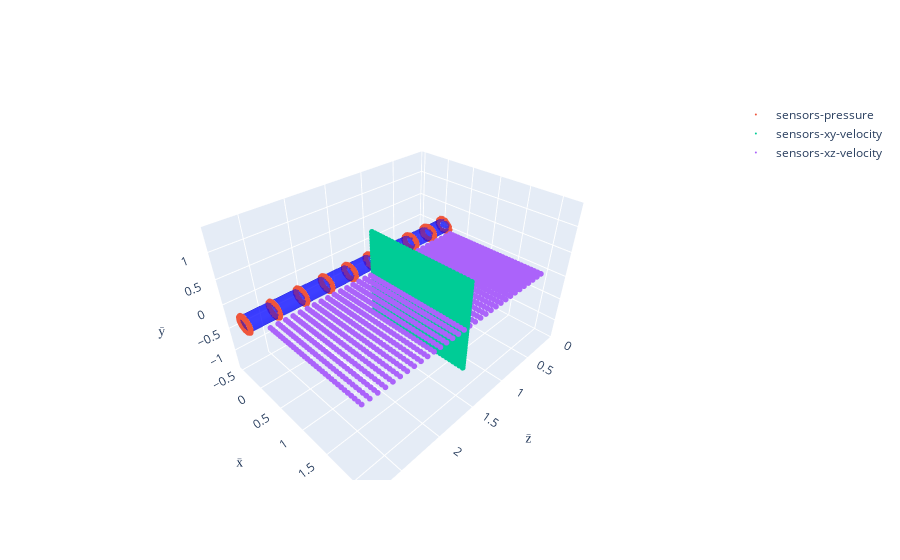

Write notebook code for a chart like this one.
### Code cell
#for sparse sensor visualization
fig = go.Figure()
fig.add_trace(go.Mesh3d(x=xc[:, 0]/L_m, 
                        y=xc[:, 1]/L_m, 
                        z=xc[:, 2]/L_m, 
                        color="blue", 
                        opacity=.5,
                        alphahull=0))



for pts in filter(lambda x: x != 'full_field', sampling_pts):
    coords = sampling_pts[pts]._pts.reshape(-1, 3)
    fig.add_trace(go.Scatter3d(
        name=pts,
        x=coords[:,0]/L_m,
        y=coords[:,1]/L_m,
        z=coords[:,2]/L_m,
        mode='markers',
        marker={'size':2}
    ))

fig.update_layout(scene_camera={
                      'up':{'x': 0, 'y': 1, 'z': 0}
                  },
                  scene={
                      'xaxis': {'range': [-2/L_m, 8/L_m]},
                      'yaxis': {'range': [-5/L_m, 5/L_m]},
                      'zaxis': {'range': [0/L_m, 10/L_m]}
                  })
fig.update_scenes(xaxis_title_text="x̄", yaxis_title_text="ȳ", zaxis_title_text="z̄")

### Figure 1 — Plotly figure (JSON) as saved in the notebook; plotly's stock layout.template omitted (floating-point values rounded to 4 significant figures; data arrays with more than 128 entries replaced by an {"elided": "..."} marker saying what was removed)
{"data": [{"alphahull": 0, "color": "blue", "opacity": 0.5, "type": "mesh3d", "x": [0.1123, 0.07039, -0.007601, -0.03274, -0.1327, -0.0833, 0.1416, 0.126, -0.1401, 0.04736, -0.1026, 0.1123, 0.07039, -0.007601, -0.03274, -0.1327, -0.0833, 0.1416, 0.126, -0.1401, 0.04736, -0.1026], "y": [-0.08724, 0.1236, 0.1421, -0.1386, 0.05223, 0.1156, -0.01267, 0.0659, -0.02787, -0.1342, -0.09905, -0.08724, 0.1236, 0.1421, -0.1386, 0.05223, 0.1156, -0.01267, 0.0659, -0.02787, -0.1342, -0.09905], "z": [0, 0, 0, 0, 0, 0, 0, 0, 0, 0, 0, 2.857, 2.857, 2.857, 2.857, 2.857, 2.857, 2.857, 2.857, 2.857, 2.857, 2.857]}, {"marker": {"size": 2}, "mode": "markers", "name": "sensors-pressure", "type": "scatter3d", "x": {"elided": "500 float values"}, "y": {"elided": "500 float values"}, "z": {"elided": "500 float values"}}, {"marker": {"size": 2}, "mode": "markers", "name": "sensors-xy-velocity", "type": "scatter3d", "x": {"elided": "1024 float values"}, "y": {"elided": "1024 float values"}, "z": {"elided": "1024 float values"}}, {"marker": {"size": 2}, "mode": "markers", "name": "sensors-xz-velocity", "type": "scatter3d", "x": {"elided": "1024 float values"}, "y": {"elided": "1024 float values"}, "z": {"elided": "1024 float values"}}], "layout": {"scene": {"camera": {"up": {"x": 0, "y": 1, "z": 0}}, "xaxis": {"range": [-0.5714, 2.286], "title": {"text": "x̄"}}, "yaxis": {"range": [-1.429, 1.429], "title": {"text": "ȳ"}}, "zaxis": {"range": [0, 2.857], "title": {"text": "z̄"}}}}}
